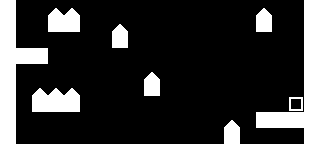

This game map was drawn from its Tiled (.tmx) file and the tilesets committed beside it. A one-line description and the full map source follow:
An orthogonal 20x9 tile map with 16x16 px tiles, 1 tile layer (solid) and 3 objects (finish, spawn, music).

<map version="1.0" orientation="orthogonal" renderorder="right-down" width="20" height="9" tilewidth="16" tileheight="16" nextobjectid="16">
 <tileset firstgid="1" name="tileset" tilewidth="16" tileheight="16" tilecount="18" columns="6">
  <image source="../images/tileset.png" width="96" height="48" />
 </tileset>
 <layer name="solid" width="20" height="9">
  <data encoding="csv">
1,0,0,11,11,0,0,0,0,0,0,0,0,0,0,0,11,0,0,1,
1,0,0,1,1,0,0,11,0,0,0,0,0,0,0,0,1,0,0,1,
1,0,0,0,0,0,0,1,0,0,0,0,0,0,0,0,0,0,0,1,
1,1,1,0,0,0,0,0,0,0,0,0,0,0,0,0,0,0,0,1,
1,0,0,0,0,0,0,0,0,11,0,0,0,0,0,0,0,0,0,1,
1,0,11,11,11,0,0,0,0,1,0,0,0,0,0,0,0,0,0,1,
1,0,1,1,1,0,0,0,0,0,0,0,0,0,0,0,0,0,3,1,
1,0,0,0,0,0,0,0,0,0,0,0,0,0,11,0,1,1,1,1,
1,0,0,0,0,0,0,0,0,0,0,0,0,0,1,0,0,0,0,1
</data>
 </layer>
 <objectgroup name="objects">
  <object id="5" name="lvPullJosh1" type="finish" x="288" y="96" width="16" height="16" />
  <object id="6" type="spawn" x="16" y="32" width="16" height="16" />
  <object id="7" name="tell_me" type="music" x="-16" y="-16" width="16" height="16" />
 </objectgroup>
</map>
